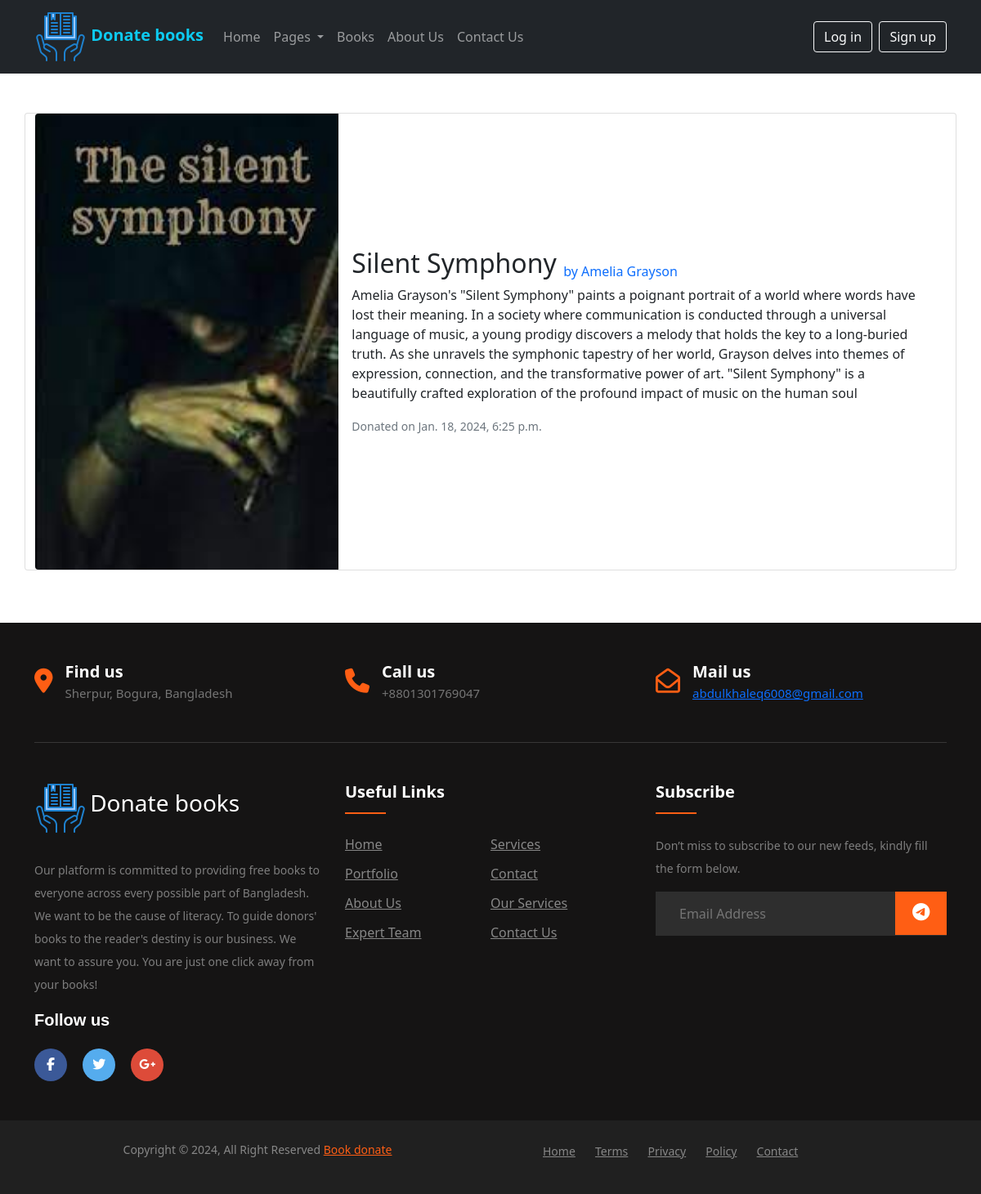
Screenshot of /donate/book_detail/1 with the database file from the repository.
### donate/models.py (models this page shows, shortened)
class BookDonateModel(models.Model):
    user = models.ForeignKey(User, on_delete=models.CASCADE)
    title = models.CharField(max_length=255)
    description = models.TextField()
    author = models.CharField(max_length=255)
    image = models.ImageField(upload_to='donate/media/images/')
    donated_on = models.DateTimeField(auto_now_add=True)

### donate/views.py (the view)
# urls.py: path('book_detail/<int:id>', views.BookDetailView.as_view(), name='book_details'),
class BookDetailView(DetailView):
    model = BookDonateModel
    pk_url_kwarg = 'id'
    template_name = 'book_details.html'
    context_object_name = 'book'

### templates/book_details.html
{% extends "base.html" %}
{% load static %}
{% load crispy_forms_tags %}
{% block content %}
<div class="container py-5">
  <div class="row">
    <div class="card mb-3">
      <div class="row g-0">
        <div class="col-md-4">
          <img src="{{book.image.url}}" class="img-fluid rounded-start" alt="{{book.title}}" width="100%" height="100%">
        </div>
        <div class="col-md-8 d-flex align-items-center">
          <div class="card-body">
            <h2 class="card-title">{{book.title}} <sub class="text-primary fs-6">by {{book.author}}</sub></h2>
            <p class="card-text">{{book.description}}</p>
            <p class="card-text"><small class="text-body-secondary text-secondary">Donated on {{book.donated_on}}</small></p>
          </div>
        </div>
      </div>
    </div>
  </div>
</div>
{% endblock content %}

### rows the page displays
BookDonateModel: image (picture), title "Silent Symphony", author "Amelia Grayson", description "Amelia Grayson's \"Silent Symphony\" paints a poignant portrait of a world where words have lost their meaning. In a society where communication is conducted through a universal language of music, a young prodigy discovers a melody that holds the key to a long-buried truth. As she unravels the symphonic tapestry of her world, Grayson delves into themes of expression, connection, and the transformative power of art. \"Silent Symphony\" is a beautifully crafted exploration of the profound impact of music on the human soul", donated_on "Jan. 18, 2024, 6:25 p.m."
